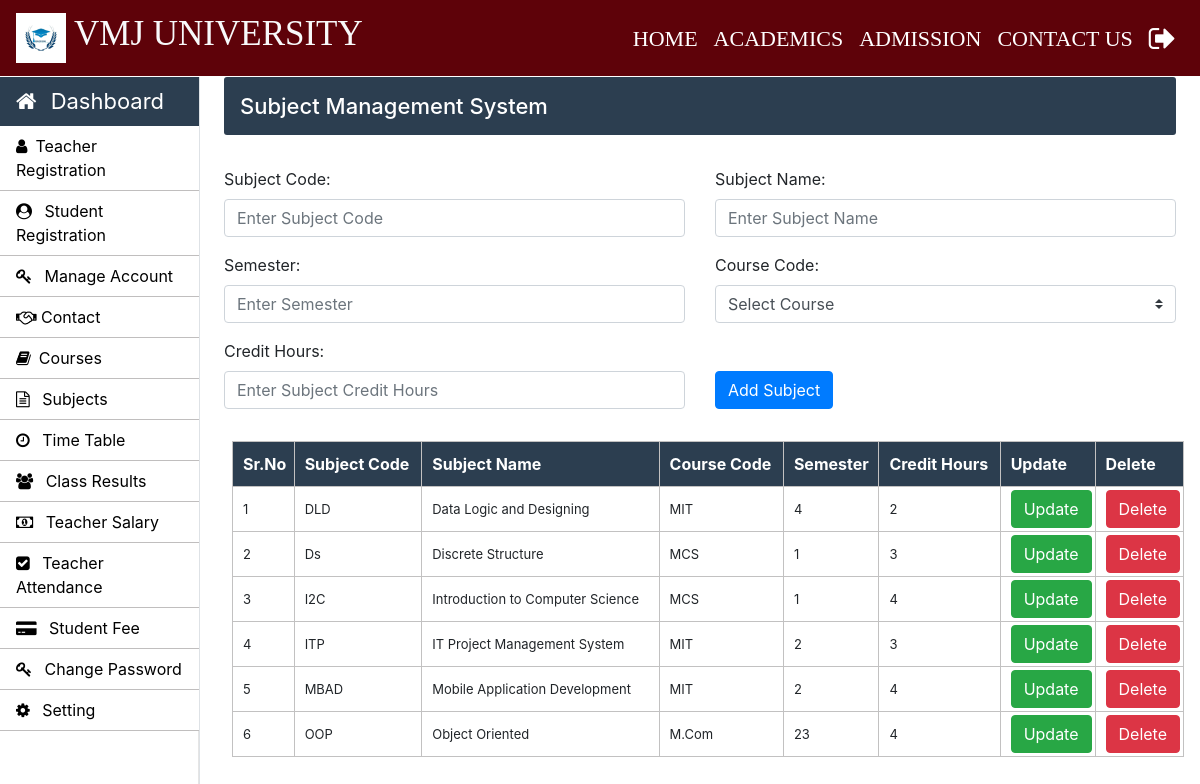
The page /admin/subjects.php (signed in) on the database as committed earlier.
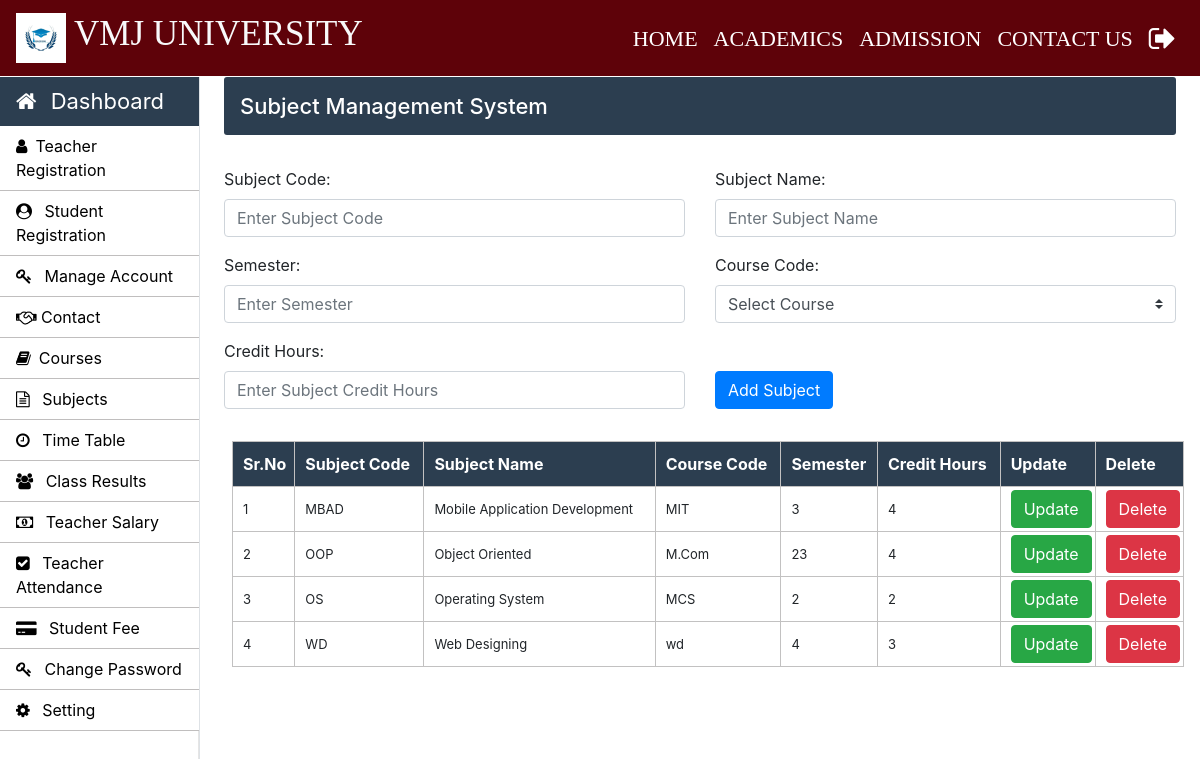
The same page on the database as committed later.
### tables this page shows
CREATE TABLE IF NOT EXISTS `course_subjects` (
  `subject_code` varchar(10) NOT NULL,
  `subject_name` varchar(50) NOT NULL,
  `course_code` varchar(10) NOT NULL,
  `semester` int NOT NULL,
  `dept_id` int DEFAULT NULL,
  `credit_hours` int NOT NULL,
  PRIMARY KEY (`subject_code`)
);

### common/helper.php (called while the page is built, shortened)
<?php
require_once dirname(__FILE__) . "/../connection/connection.php";
function getUniversityName($key) {
    global $con;
    $query = "SELECT `value` FROM `setting` WHERE `key` = ?";
    if ($stmt = mysqli_prepare($con, $query)) {
        mysqli_stmt_bind_param($stmt, "s", $key);
        mysqli_stmt_execute($stmt);
        mysqli_stmt_bind_result($stmt, $value);
        return ($value !== null) ? $value : "VMJ UNIVERSITY";
    } else {
        return null;
    }
}
function getUniversityLogo($key) {
    global $con;
    $query = "SELECT `value` FROM `setting` WHERE `key` = ?";
    if ($stmt = mysqli_prepare($con, $query)) {
        mysqli_stmt_bind_param($stmt, "s", $key);
        mysqli_stmt_execute($stmt);
        mysqli_stmt_bind_result($stmt, $value);
        return $value;
    } else {
        return null;
    }
}
?>

### admin/subjects.php (the view, shortened to what this page needs)
<?php
	require_once "../connection/connection.php";
	require_once "../common/helper.php";
?>
<!doctype html>
<html lang="en">
<head>
</head>
<body>
	<?php include('../common/common-header.php') ?>
	<?php include('../common/admin-sidebar.php') ?>
	<main role="main" class="col-xl-10 col-lg-9 col-md-8 ml-sm-auto px-md-4 mb-2 w-100">
		<div class="sub-main">
			<div class="bar-margin text-center d-flex flex-wrap flex-md-nowrap pt-3 pb-2 mb-3 text-white admin-dashboard pl-3">
				<h4>Subject Management System </h4>
			</div>
			<div class="row">
				<div class="col-md-12">
					<form action="subjects.php" method="post">
						<div class="row mt-3">
							<div class="col-md-6">
								<div class="form-group">
									<label for="exampleInputEmail1">Subject Code: </label>
									<input type="text" name="subject_code" class="form-control" required placeholder="Enter Subject Code">
								</div>
							</div>
							<div class="col-md-6">
								<div class="form-group">
									<label for="exampleInputPassword1">Subject Name:</label>
									<input type="text" name="subject_name" class="form-control" required placeholder="Enter Subject Name">
								</div>
							</div>
						</div>
						<div class="row">
							<div class="col-md-6">
								<div class="form-group">
									<label for="exampleInputPassword1">Semester:</label>
									<input type="text" name="semester" class="form-control" required placeholder="Enter Semester">
								</div>
							</div>
							<div class="col-md-6">
								<div class="form-group">
									<label for="exampleInputEmail1">Course Code:</label>
									<select class="browser-default custom-select" name="course_code">
										<option>Select Course</option>
									</select>
								</div>
							</div>
						</div>
						<div class="row">
							<div class="col-md-6">
								<div class="form-group">
									<label for="exampleInputPassword1">Credit Hours:</label>
									<input type="number" name="credit_hours" class="form-control" placeholder="Enter Subject Credit Hours" required>
								</div>
							</div>
							<div class="col-md-6 mt-4">
								<div class="form-group pt-2">
									<input type="submit" name="sub" value="Add Subject" class="btn btn-primary">
								</div>
							</div>
						</div>
					</form>
				</div>
			</div>
			<div class="row">
				<div class="col-md-12 ml-2">
					<section class="mt-3">
						<table class="w-100 table-elements table-three-tr" cellpadding="3">
							<tr class="table-tr-head table-three text-white">
								<th>Sr.No</th>
								<th>Subject Code</th>
								<th>Subject Name</th>
								<th>Course Code</th>
								<th>Semester</th>
								<th>Credit Hours</th>
								<th>Update</th>
								<th>Delete</th>
							</tr>
							<?php
								$sr=1;
								$query="select subject_code,subject_name,course_code,semester,credit_hours from course_subjects";
								$run=mysqli_query($con,$query);
								while($row=mysqli_fetch_array($run)) {
									echo "<tr>";
									echo "<td>".$sr++."</td>";
									echo "<td>".$row['subject_code']."</td>";
									echo "<td>".$row['subject_name']."</td>";
									echo "<td>".$row['course_code']."</td>";
									echo "<td>".$row['semester']."</td>";
									echo "<td>".$row['credit_hours']."</td>";
									echo "<td width='20'><a class='btn btn-success' href='update-subject.php?subject_code=".$row['subject_code']."'>Update</a></td>";
									echo "<td width='20'><a class='btn btn-danger' href='delete-function.php?subject_code=".$row['subject_code']."'>Delete</a></td>";
									echo "</tr>";
								}
							?>
						</table>
					</section>
				</div>
			</div>
		</div>
	</main>
</body>
</html>

### common/common-header.php (shortened to what this page needs)
<?php
	require_once "../common/helper.php";
	$universityLogo = getUniversityLogo('University_logo');
?>
<!doctype html>
<html lang="en">
	<head>
      <link rel="stylesheet" type="text/css" href="../bootstrap/css/bootstrap.min.css">
      <link rel="stylesheet" type="text/css" href="../css/footer.css">
      <link rel="stylesheet" type="text/css" href="../css/style.css">
    <link rel="stylesheet" href="https://stackpath.bootstrapcdn.com/font-awesome/4.7.0/css/font-awesome.min.css">
  </head>
  <body>
    <nav class="navbar navbar-expand-lg navbar-dark header-back sticky-top header-navbar-fonts">
      <a class="navbar-brand d-flex align-items-center" href="../index.php">
        <img src="<?php echo $universityLogo; ?>" class="logo-image" width="50" height="50">
        <h3 class="text-light text-uppercase ml-2"><?php echo getUniversityName('University_name'); ?></h3>
      </a>
      <div class="collapse navbar-collapse" id="navbarNavDropdown">
        <ul class="navbar-nav ml-auto">
          <li class="nav-item active">
            <a class="nav-link" href="../index.php">HOME<span class="sr-only">(current)</span></a>
          </li>
          <li class="nav-item active">
            <a class="nav-link" href="../academics.php">ACADEMICS<span class="sr-only">(current)</span></a>
          </li>
          <li class="nav-item active">
            <a class="nav-link" href="../admission.php">ADMISSION<span class="sr-only">(current)</span></a>
          </li>
          <li class="nav-item active">
            <a class="nav-link" href="../contactus.php">CONTACT US<span class="sr-only">(current)</span></a>
          </li>
          <li class="nav-item active">
            <a class="nav-link" href="../login/logout.php"><i class="fa fa-sign-out text-white fa-lg" aria-hidden="true"></i><span class="sr-only">(current)</span></a>
          </li>
        </ul>
      </div>
    </nav>

### common/admin-sidebar.php (shortened to what this page needs)
    <nav id="sidebarMenu" class="">
			<div class="col-xl-2 col-lg-3 col-md-4 sidebar position-fixed border-right">
        <div class="sidebar-header">
          <div class="nav-item">
              <a class="nav-link text-white" href="../admin/admin-index.php">
                  <i class="fa fa-home mr-2" aria-hidden="true"></i> Dashboard
              </a>
          </div>
        </div>
        <ul class="nav flex-column">
          <li class="nav-item">
            <a class="nav-link" href="../admin/teacher.php">
              <i class="fa fa-user mr-2" aria-hidden="true"></i>Teacher Registration
            </a>
		      </li>
          <li class="nav-item">
            <a class="nav-link" href="../admin/student.php">
              <i class="fa fa-user-circle mr-2" aria-hidden="true"></i> Student Registration
            </a>
          </li>
          <li class="nav-item">
            <a class="nav-link" href="../admin/manage-accounts.php">
              <i class="fa fa-key mr-2" aria-hidden="true"></i> Manage Account
            </a>
          </li>
          <li class="nav-item">
    <a class="nav-link" href="../admin/contact.php">
        <i class="fa fa-handshake-o" aria-hidden="true"></i> Contact
    </a>
</li>
          <li class="nav-item">
            <a class="nav-link" href="../admin/courses.php">
              <i class="fa fa-book mr-2" aria-hidden="true"></i>Courses
            </a>
          </li>
          <li class="nav-item">
            <a class="nav-link" href="../admin/subjects.php">
              <i class="fa fa-file-text-o mr-2" aria-hidden="true"></i> Subjects
            </a>
          </li>
          <li class="nav-item">
            <a class="nav-link" href="../admin/time-table.php">
               <i class="fa fa-clock-o mr-2" aria-hidden="true"></i> Time Table
            </a>
		  </li>
          <li class="nav-item">
            <a class="nav-link" href="../admin/class-result.php">
              <i class="fa fa-users mr-2" aria-hidden="true"></i> Class Results
            </a>
          </li>
          <li class="nav-item">
            <a class="nav-link" href="../admin/teacher-salary.php">
              <i class="fa fa-money mr-2" aria-hidden="true"></i> Teacher Salary
            </a>
          </li>
          <li class="nav-item">
            <a class="nav-link" href="../admin/teacher-attendance.php">
              <i class="fa fa-check-square mr-2" aria-hidden="true"></i> Teacher Attendance
            </a>
          </li>
          <li class="nav-item">
            <a class="nav-link" href="../admin/student-fee.php">
              <i class="fa fa-credit-card-alt mr-2" aria-hidden="true"></i> Student Fee
            </a>
          </li>
          <li class="nav-item">
            <a class="nav-link" href="../admin/admin-password.php">
              <i class="fa fa-key mr-2" aria-hidden="true"></i> Change Password
            </a>
          </li>
		  <li class="nav-item">
            <a class="nav-link" href="../admin/setting.php">
              <i class="fa fa-cog mr-2" aria-hidden="true"></i> Setting
            </a>
          </li>
        </ul>
      </div>
    </nav>

### css/footer.css (style rules this page uses)
.footer-top h2,h3 { color: #fff; }

### css/style.css (style rules this page uses)
h3 { font-size: 25px; }
h4 { font-size: 22px; }
.header-back { background: #5e0209; }
.header-navbar-fonts { font-family: Cambria, Cochin, Georgia, Times, 'Times New Roman', serif; }
.header-navbar-fonts h3 { font-size: 35px !important; }
.header-navbar-fonts ul li a { font-size: 22px !important; }
.sidebar { padding: 0; margin-top: 1px; height: 100%; box-shadow: inset -1px 0 0 rgba(0, 0, 0, .1); background-color: #fff; }
.sidebar-header { background: #2c3e50; font-size: 22px !important; }
.sidebar ul { background-color: #ffffff; }
.sidebar ul li { border-bottom: 1px solid rgb(192, 190, 190); }
.sidebar ul li a { font-size: 16px !important; color: black; }
.admin-dashboard { margin-top: 1px !important; background: #2c3e50 !important; border-radius: 3px; }
.table-elements tr, td, th { font-size: 13px; border: 1px solid rgb(194, 193, 193); padding-left: 10px !important; }
.table-three { background: #2c3e50 !important; }
.table-tr-head { height: 45px !important; padding: 10px !important; margin-top: 5px !important; }
.table-font-for-transcript td, th { font-size: 16px !important; }

Rows that differ between the two databases and show on the page:
removed course_subjects: subject_code "DLD", subject_name "Data Logic and Designing", course_code "MIT", semester "4", credit_hours "2"
removed course_subjects: subject_code "Ds", subject_name "Discrete Structure", course_code "MCS", semester "1", credit_hours "3"
removed course_subjects: subject_code "I2C", subject_name "Introduction to Computer Science", course_code "MCS", semester "1", credit_hours "4"
removed course_subjects: subject_code "ITP", subject_name "IT Project Management System", course_code "MIT", semester "2", credit_hours "3"
changed course_subjects "MBAD": semester "2" → "3"
added course_subjects: subject_code "OS", subject_name "Operating System", course_code "MCS", semester "2", credit_hours "2"
added course_subjects: subject_code "WD", subject_name "Web Designing", course_code "wd", semester "4", credit_hours "3"
